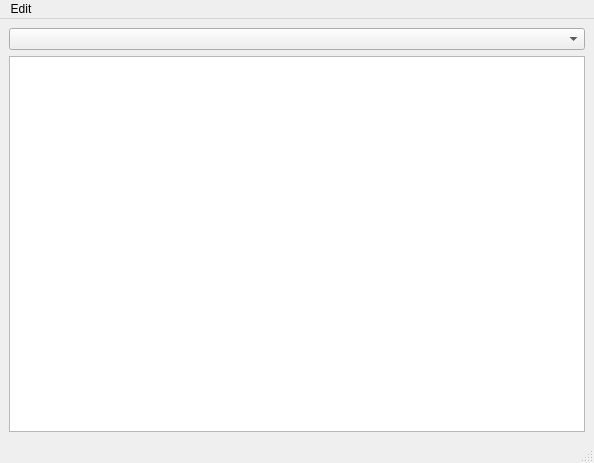
<?xml version="1.0" encoding="UTF-8"?>
<ui version="4.0">
 <class>ihm_UserGuides</class>
 <widget class="QMainWindow" name="ihm_UserGuides">
  <property name="geometry">
   <rect>
    <x>0</x>
    <y>0</y>
    <width>594</width>
    <height>463</height>
   </rect>
  </property>
  <property name="windowTitle">
   <string>MainWindow</string>
  </property>
  <widget class="QWidget" name="centralwidget">
   <layout class="QGridLayout" name="gridLayout">
    <item row="1" column="0">
     <widget class="QTextEdit" name="useguides_textedit"/>
    </item>
    <item row="0" column="0">
     <widget class="QComboBox" name="userguides_list"/>
    </item>
   </layout>
  </widget>
  <widget class="QMenuBar" name="menubar">
   <property name="geometry">
    <rect>
     <x>0</x>
     <y>0</y>
     <width>594</width>
     <height>25</height>
    </rect>
   </property>
   <widget class="QMenu" name="menuUser_guide_editor">
    <property name="title">
     <string>Edit</string>
    </property>
    <addaction name="actionUserGuideEditor"/>
   </widget>
   <addaction name="menuUser_guide_editor"/>
  </widget>
  <widget class="QStatusBar" name="statusbar"/>
  <action name="actionUserGuideEditor">
   <property name="text">
    <string>User Guide Editor</string>
   </property>
  </action>
 </widget>
 <resources/>
 <connections/>
</ui>
